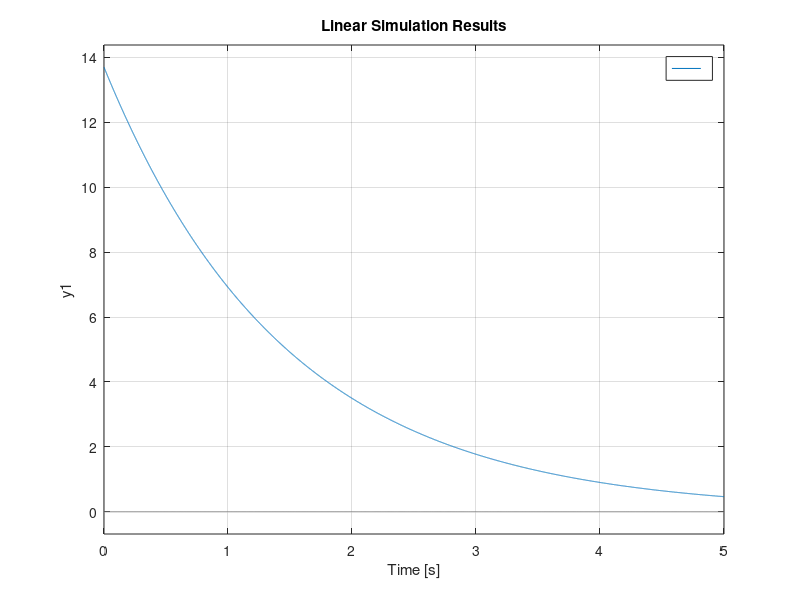
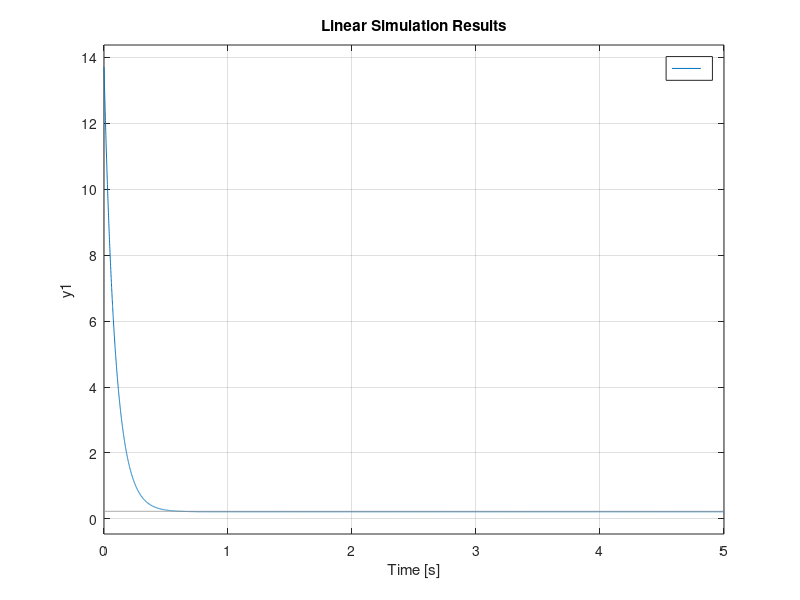

These figures' MATLAB source, in order:
% wn= input('frequency')
% zeta= input('damping factor')
% k= input('constant')
wn = 2;
zeta = .7;
k = 1;

num= [k*wn^2];
deno= [1 2*zeta*wn wn^2];
g= tf(num, deno);
t= feedback(g,1);
[A, B, C, D] = tf2ss(num, deno);
sys = ss(A, B, C, D);
% initial(sys, [1, 1]);
% USE LSIM
t = linspace(0, 5, 100);
x0 = [0, 1];
u = 0.2*ones(length(t), 1);

a = [1556 1219866; 1 0];
b = [-2864562; 0];
c = [0 1];
d = [0];

a1 = -159;
b1 = 689;
c1 = 1;
d1 = 0;

refIn = 0.23;

% tc1 = 0.855;
tc1 = 0.524;
atc1 = -1/tc1;
btc1 = 0.4/tc1;
ctc1 = 1;
dtc1 = 1;

tt = linspace(0, 3.5, 10000);
ut = refIn*ones(length(tt), 1);

x0t = [0; 2.1];
xt = [0, 0];

syst = ss(a, b, c, d);
syst1 = ss(a1, b1, c1, d1);
systc1 = ss(atc1, btc1, ctc1, dtc1);

tft = tf(syst);
tf1 = tf(syst1);
tftc1 = tf(systc1);
gt = tft/(1 - .01*tft);
g1 = tf1/(1 - .01*tf1);
gtc1 = (tftc1/(1-tftc1))/0.01;

ggtc1 = tf(0.4/tc1, [1, -1.4/tc1]);
htc1 = tf(0.4/tc1, [1, 1/tc1]);
testfeed1 = feedback(g1, 0.01);

close all


% out=lsim(syst, ut, tt, x0t);
% out1 = lsim(syst1, ut, tt, 2.45);
% outtc1 = lsim(systc1, ut, tt, 2.45);
% gout1 = lsim(g1, ut, tt,  [189; 2.707]);
% goutt = lsim(gt, ut, tt, 2.707);
% gouttc1 = lsim(gtc1, ut, tt, 2.45);
% 
% 
% for i = 0.1:0.1:0.9
%    hold on
%    lsim(ss(feedback(i*htc1, 1)), 0.5*ut, tt, 2.45);
% end

%% 

% yss = 0.19;
yss = 0.21;
% refIn = 0.23;
refIn=0.01;
% tc1 = 0.524;

% n=10000
% tc1 = 0.388;

% n=71400
tc1 = 1.46;
k1 = yss/refIn;

x01 = 2.4;

t1 = linspace(0,5, 10000);
u1 = 0.23*ones(length(t1), 1);

s = tf('s');
g1 = k1/(tc1*s + 1);

close all
figure
lsim(ss(g1), 0.001*ones(length(t1), 1) , t1, 2);

q = 1;
r = 1;

kNew = lqr(ss(g1), q, r);
h1 = feedback(kNew*g1, 1);

figure
lsim(ss(h1), u1, t1, 2);
% lsim(ss(h1), u1, t1, x01);
% lsim(c2d(ss(feedback(kNew*g1, 1)), 0.001), 0.23*ones(length([0:0.001:1]), 1), [0:0.001:1], x01);



